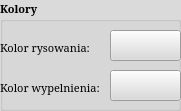
    <widget class="QGroupBox" name="groupBox_3">
     <property name="geometry">
      <rect>
       <x>0</x>
       <y>130</y>
       <width>181</width>
       <height>111</height>
      </rect>
     </property>
     <property name="palette">
      <palette>
       <active>
        <colorrole role="WindowText">
         <brush brushstyle="SolidPattern">
          <color alpha="255">
           <red>0</red>
           <green>0</green>
           <blue>0</blue>
          </color>
         </brush>
        </colorrole>
        <colorrole role="Button">
         <brush brushstyle="SolidPattern">
          <color alpha="255">
           <red>218</red>
           <green>218</green>
           <blue>218</blue>
          </color>
         </brush>
        </colorrole>
        <colorrole role="Light">
         <brush brushstyle="SolidPattern">
          <color alpha="255">
           <red>255</red>
           <green>255</green>
           <blue>255</blue>
          </color>
         </brush>
        </colorrole>
        <colorrole role="Midlight">
         <brush brushstyle="SolidPattern">
          <color alpha="255">
           <red>236</red>
           <green>236</green>
           <blue>236</blue>
          </color>
         </brush>
        </colorrole>
        <colorrole role="Dark">
         <brush brushstyle="SolidPattern">
          <color alpha="255">
           <red>109</red>
           <green>109</green>
           <blue>109</blue>
          </color>
         </brush>
        </colorrole>
        <colorrole role="Mid">
         <brush brushstyle="SolidPattern">
          <color alpha="255">
           <red>145</red>
           <green>145</green>
           <blue>145</blue>
          </color>
         </brush>
        </colorrole>
        <colorrole role="Text">
         <brush brushstyle="SolidPattern">
          <color alpha="255">
           <red>0</red>
           <green>0</green>
           <blue>0</blue>
          </color>
         </brush>
        </colorrole>
        <colorrole role="BrightText">
         <brush brushstyle="SolidPattern">
          <color alpha="255">
           <red>255</red>
           <green>255</green>
           <blue>255</blue>
          </color>
         </brush>
        </colorrole>
        <colorrole role="ButtonText">
         <brush brushstyle="SolidPattern">
          <color alpha="255">
           <red>0</red>
           <green>0</green>
           <blue>0</blue>
          </color>
         </brush>
        </colorrole>
        <colorrole role="Base">
         <brush brushstyle="SolidPattern">
          <color alpha="255">
           <red>255</red>
           <green>255</green>
           <blue>255</blue>
          </color>
         </brush>
        </colorrole>
        <colorrole role="Window">
         <brush brushstyle="SolidPattern">
          <color alpha="255">
           <red>218</red>
           <green>218</green>
           <blue>218</blue>
          </color>
         </brush>
        </colorrole>
        <colorrole role="Shadow">
         <brush brushstyle="SolidPattern">
          <color alpha="255">
           <red>0</red>
           <green>0</green>
           <blue>0</blue>
          </color>
         </brush>
        </colorrole>
        <colorrole role="AlternateBase">
         <brush brushstyle="SolidPattern">
          <color alpha="255">
           <red>236</red>
           <green>236</green>
           <blue>236</blue>
          </color>
         </brush>
        </colorrole>
        <colorrole role="ToolTipBase">
         <brush brushstyle="SolidPattern">
          <color alpha="255">
           <red>255</red>
           <green>255</green>
           <blue>220</blue>
          </color>
         </brush>
        </colorrole>
        <colorrole role="ToolTipText">
         <brush brushstyle="SolidPattern">
          <color alpha="255">
           <red>0</red>
           <green>0</green>
           <blue>0</blue>
          </color>
         </brush>
        </colorrole>
        <colorrole role="PlaceholderText">
         <brush brushstyle="SolidPattern">
          <color alpha="128">
           <red>0</red>
           <green>0</green>
           <blue>0</blue>
          </color>
         </brush>
        </colorrole>
       </active>
       <inactive>
        <colorrole role="WindowText">
         <brush brushstyle="SolidPattern">
          <color alpha="255">
           <red>0</red>
           <green>0</green>
           <blue>0</blue>
          </color>
         </brush>
        </colorrole>
        <colorrole role="Button">
         <brush brushstyle="SolidPattern">
          <color alpha="255">
           <red>218</red>
           <green>218</green>
           <blue>218</blue>
          </color>
         </brush>
        </colorrole>
        <colorrole role="Light">
         <brush brushstyle="SolidPattern">
          <color alpha="255">
           <red>255</red>
           <green>255</green>
           <blue>255</blue>
          </color>
         </brush>
        </colorrole>
        <colorrole role="Midlight">
         <brush brushstyle="SolidPattern">
          <color alpha="255">
           <red>236</red>
           <green>236</green>
           <blue>236</blue>
          </color>
         </brush>
        </colorrole>
        <colorrole role="Dark">
         <brush brushstyle="SolidPattern">
          <color alpha="255">
           <red>109</red>
           <green>109</green>
           <blue>109</blue>
          </color>
         </brush>
        </colorrole>
        <colorrole role="Mid">
         <brush brushstyle="SolidPattern">
          <color alpha="255">
           <red>145</red>
           <green>145</green>
           <blue>145</blue>
          </color>
         </brush>
        </colorrole>
        <colorrole role="Text">
         <brush brushstyle="SolidPattern">
          <color alpha="255">
           <red>0</red>
           <green>0</green>
           <blue>0</blue>
          </color>
         </brush>
        </colorrole>
        <colorrole role="BrightText">
         <brush brushstyle="SolidPattern">
          <color alpha="255">
           <red>255</red>
           <green>255</green>
           <blue>255</blue>
          </color>
         </brush>
        </colorrole>
        <colorrole role="ButtonText">
         <brush brushstyle="SolidPattern">
          <color alpha="255">
           <red>0</red>
           <green>0</green>
           <blue>0</blue>
          </color>
         </brush>
        </colorrole>
        <colorrole role="Base">
         <brush brushstyle="SolidPattern">
          <color alpha="255">
           <red>255</red>
           <green>255</green>
           <blue>255</blue>
          </color>
         </brush>
        </colorrole>
        <colorrole role="Window">
         <brush brushstyle="SolidPattern">
          <color alpha="255">
           <red>218</red>
           <green>218</green>
           <blue>218</blue>
          </color>
         </brush>
        </colorrole>
        <colorrole role="Shadow">
         <brush brushstyle="SolidPattern">
          <color alpha="255">
           <red>0</red>
           <green>0</green>
           <blue>0</blue>
          </color>
         </brush>
        </colorrole>
        <colorrole role="AlternateBase">
         <brush brushstyle="SolidPattern">
          <color alpha="255">
           <red>236</red>
           <green>236</green>
           <blue>236</blue>
          </color>
         </brush>
        </colorrole>
        <colorrole role="ToolTipBase">
         <brush brushstyle="SolidPattern">
          <color alpha="255">
           <red>255</red>
           <green>255</green>
           <blue>220</blue>
          </color>
         </brush>
        </colorrole>
        <colorrole role="ToolTipText">
         <brush brushstyle="SolidPattern">
          <color alpha="255">
           <red>0</red>
           <green>0</green>
           <blue>0</blue>
          </color>
         </brush>
        </colorrole>
        <colorrole role="PlaceholderText">
         <brush brushstyle="SolidPattern">
          <color alpha="128">
           <red>0</red>
           <green>0</green>
           <blue>0</blue>
          </color>
         </brush>
        </colorrole>
       </inactive>
       <disabled>
        <colorrole role="WindowText">
         <brush brushstyle="SolidPattern">
          <color alpha="255">
           <red>109</red>
           <green>109</green>
           <blue>109</blue>
          </color>
         </brush>
        </colorrole>
        <colorrole role="Button">
         <brush brushstyle="SolidPattern">
          <color alpha="255">
           <red>218</red>
           <green>218</green>
           <blue>218</blue>
          </color>
         </brush>
        </colorrole>
        <colorrole role="Light">
         <brush brushstyle="SolidPattern">
          <color alpha="255">
           <red>255</red>
           <green>255</green>
           <blue>255</blue>
          </color>
         </brush>
        </colorrole>
        <colorrole role="Midlight">
         <brush brushstyle="SolidPattern">
          <color alpha="255">
           <red>236</red>
           <green>236</green>
           <blue>236</blue>
          </color>
         </brush>
        </colorrole>
        <colorrole role="Dark">
         <brush brushstyle="SolidPattern">
          <color alpha="255">
           <red>109</red>
           <green>109</green>
           <blue>109</blue>
          </color>
         </brush>
        </colorrole>
        <colorrole role="Mid">
         <brush brushstyle="SolidPattern">
          <color alpha="255">
           <red>145</red>
           <green>145</green>
           <blue>145</blue>
          </color>
         </brush>
        </colorrole>
        <colorrole role="Text">
         <brush brushstyle="SolidPattern">
          <color alpha="255">
           <red>109</red>
           <green>109</green>
           <blue>109</blue>
          </color>
         </brush>
        </colorrole>
        <colorrole role="BrightText">
         <brush brushstyle="SolidPattern">
          <color alpha="255">
           <red>255</red>
           <green>255</green>
           <blue>255</blue>
          </color>
         </brush>
        </colorrole>
        <colorrole role="ButtonText">
         <brush brushstyle="SolidPattern">
          <color alpha="255">
           <red>109</red>
           <green>109</green>
           <blue>109</blue>
          </color>
         </brush>
        </colorrole>
        <colorrole role="Base">
         <brush brushstyle="SolidPattern">
          <color alpha="255">
           <red>218</red>
           <green>218</green>
           <blue>218</blue>
          </color>
         </brush>
        </colorrole>
        <colorrole role="Window">
         <brush brushstyle="SolidPattern">
          <color alpha="255">
           <red>218</red>
           <green>218</green>
           <blue>218</blue>
          </color>
         </brush>
        </colorrole>
        <colorrole role="Shadow">
         <brush brushstyle="SolidPattern">
          <color alpha="255">
           <red>0</red>
           <green>0</green>
           <blue>0</blue>
          </color>
         </brush>
        </colorrole>
        <colorrole role="AlternateBase">
         <brush brushstyle="SolidPattern">
          <color alpha="255">
           <red>218</red>
           <green>218</green>
           <blue>218</blue>
          </color>
         </brush>
        </colorrole>
        <colorrole role="ToolTipBase">
         <brush brushstyle="SolidPattern">
          <color alpha="255">
           <red>255</red>
           <green>255</green>
           <blue>220</blue>
          </color>
         </brush>
        </colorrole>
        <colorrole role="ToolTipText">
         <brush brushstyle="SolidPattern">
          <color alpha="255">
           <red>0</red>
           <green>0</green>
           <blue>0</blue>
          </color>
         </brush>
        </colorrole>
        <colorrole role="PlaceholderText">
         <brush brushstyle="SolidPattern">
          <color alpha="128">
           <red>0</red>
           <green>0</green>
           <blue>0</blue>
          </color>
         </brush>
        </colorrole>
       </disabled>
      </palette>
     </property>
     <property name="font">
      <font>
       <family>MS Serif</family>
       <pointsize>8</pointsize>
       <weight>75</weight>
       <bold>true</bold>
       <stylestrategy>PreferAntialias</stylestrategy>
      </font>
     </property>
     <property name="contextMenuPolicy">
      <enum>Qt::PreventContextMenu</enum>
     </property>
     <property name="toolTipDuration">
      <number>1</number>
     </property>
     <property name="autoFillBackground">
      <bool>true</bool>
     </property>
     <property name="title">
      <string>Kolory</string>
     </property>
     <property name="flat">
      <bool>true</bool>
     </property>
     <property name="checkable">
      <bool>false</bool>
     </property>
     <widget class="QLabel" name="kolorRysowaniaTekst">
      <property name="geometry">
       <rect>
        <x>0</x>
        <y>40</y>
        <width>111</width>
        <height>16</height>
       </rect>
      </property>
      <property name="font">
       <font>
        <family>MS Serif</family>
        <pointsize>8</pointsize>
        <weight>50</weight>
        <italic>false</italic>
        <bold>false</bold>
        <stylestrategy>PreferAntialias</stylestrategy>
       </font>
      </property>
      <property name="text">
       <string>Kolor rysowania:</string>
      </property>
     </widget>
     <widget class="QLabel" name="kolorWypelnieniaTekst_2">
      <property name="geometry">
       <rect>
        <x>0</x>
        <y>80</y>
        <width>121</width>
        <height>16</height>
       </rect>
      </property>
      <property name="font">
       <font>
        <family>MS Serif</family>
        <pointsize>8</pointsize>
        <weight>50</weight>
        <italic>false</italic>
        <bold>false</bold>
        <stylestrategy>PreferDefault</stylestrategy>
       </font>
      </property>
      <property name="text">
       <string>Kolor wypelnienia: </string>
      </property>
     </widget>
     <widget class="QPushButton" name="przyciskKoloruRysowania">
      <property name="geometry">
       <rect>
        <x>110</x>
        <y>30</y>
        <width>71</width>
        <height>31</height>
       </rect>
      </property>
      <property name="font">
       <font>
        <family>MS Serif</family>
        <pointsize>6</pointsize>
        <weight>75</weight>
        <bold>true</bold>
        <stylestrategy>PreferAntialias</stylestrategy>
       </font>
      </property>
      <property name="autoFillBackground">
       <bool>true</bool>
      </property>
      <property name="text">
       <string/>
      </property>
     </widget>
     <widget class="QPushButton" name="przyciskKoloruWypelniania">
      <property name="geometry">
       <rect>
        <x>110</x>
        <y>70</y>
        <width>71</width>
        <height>31</height>
       </rect>
      </property>
      <property name="baseSize">
       <size>
        <width>0</width>
        <height>7</height>
       </size>
      </property>
      <property name="font">
       <font>
        <pointsize>13</pointsize>
       </font>
      </property>
      <property name="toolTipDuration">
       <number>1</number>
      </property>
      <property name="layoutDirection">
       <enum>Qt::LeftToRight</enum>
      </property>
      <property name="autoFillBackground">
       <bool>true</bool>
      </property>
      <property name="text">
       <string/>
      </property>
     </widget>
    </widget>
